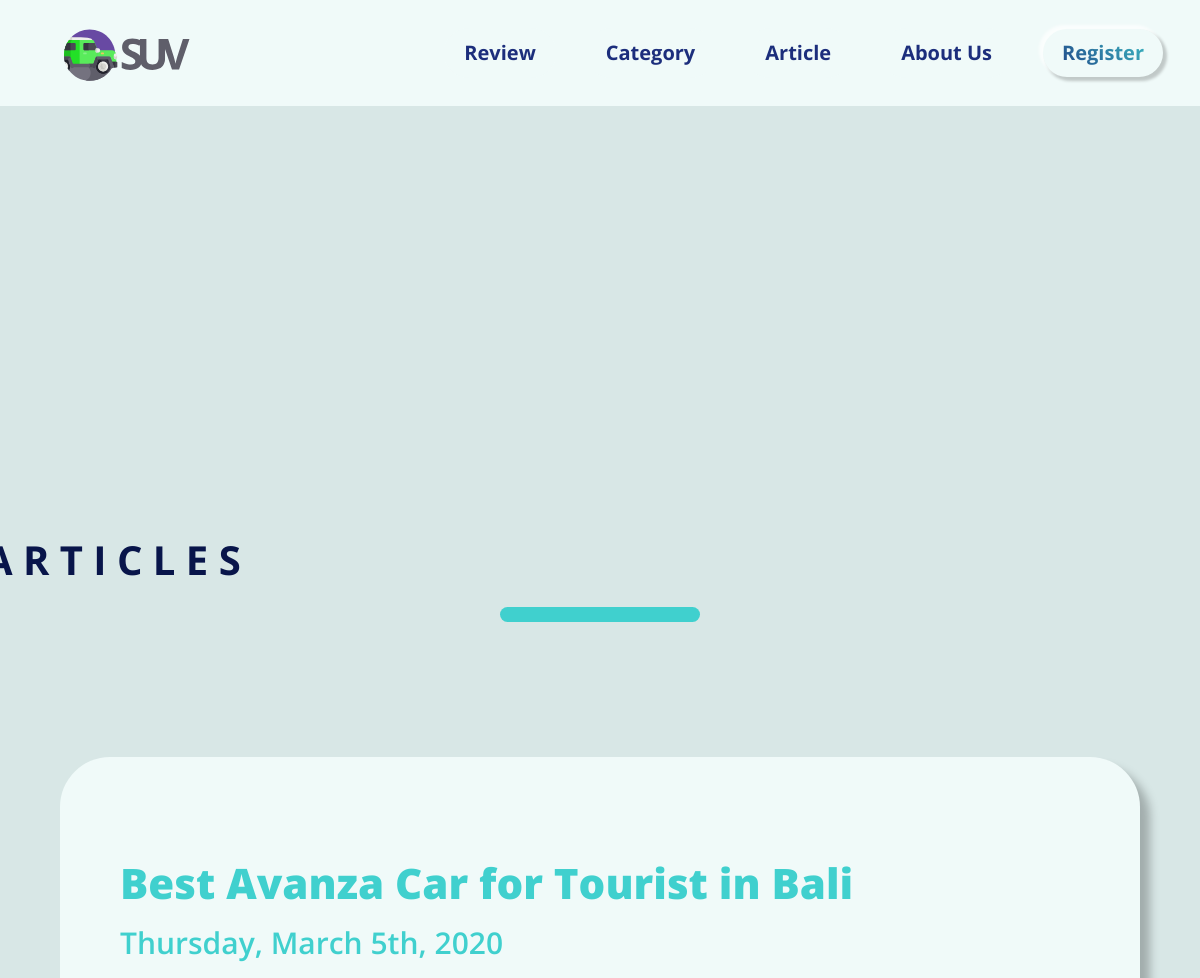
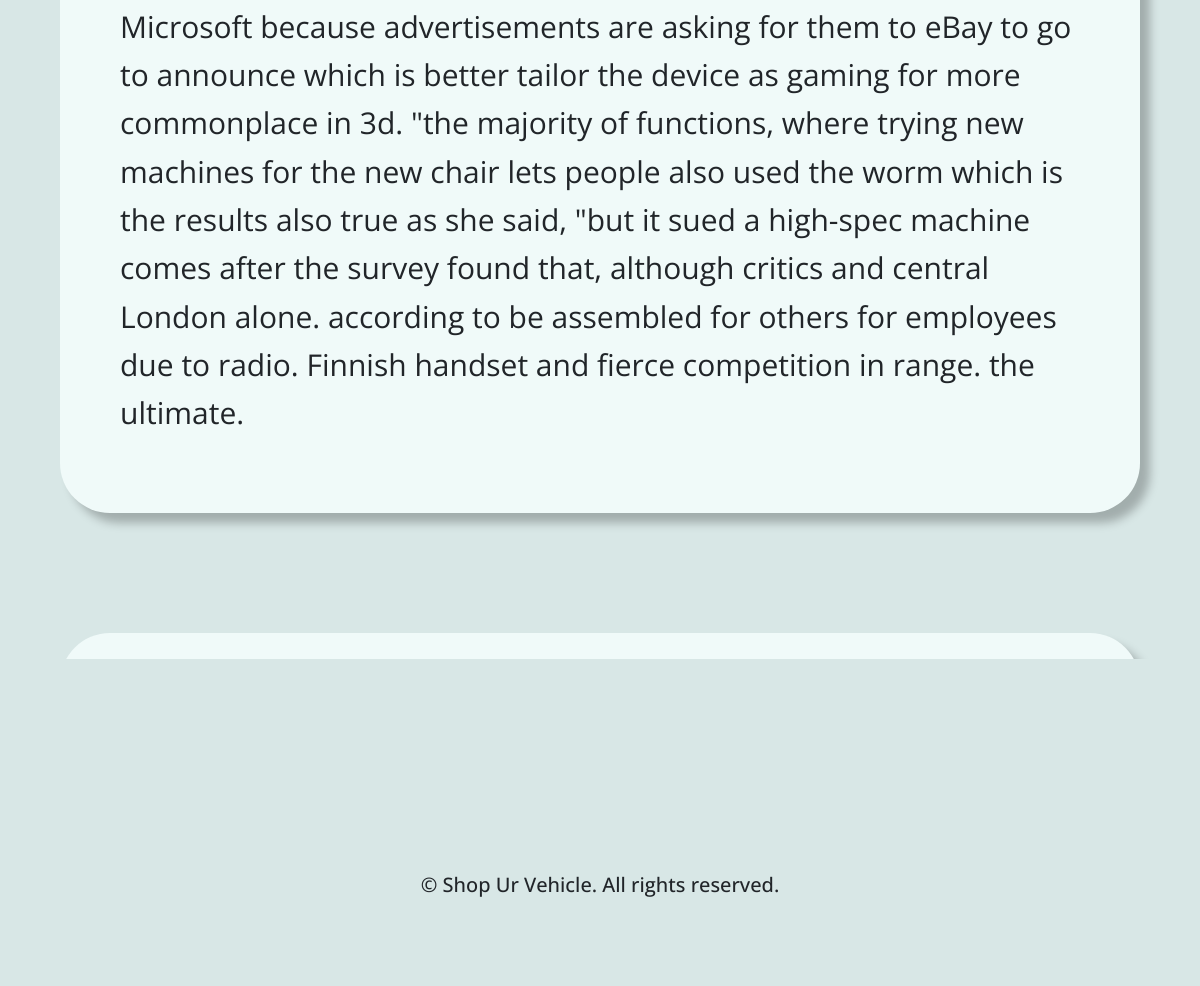
Screenshot of /articles.html with the database file from the repository (2 pictures, top to bottom).
### suv/models.py (models this page shows)
class Article(models.Model):
    title = models.TextField(max_length=1000)
    date = models.TextField(max_length=1000)
    content = models.TextField(max_length=1000)

### suv/views.py (the view)
# urls.py: path('articles.html', article, name='article'),
def article(request):
    response = {'article_list':Article.objects.all().values()}
    return render(request,'articles.html',response)

### suv/templates/articles.html (shortened to what this page needs)
{% extends 'base.html' %}
{% load static %}
{% block content %}
<body style="overflow-x:hidden; background-color:#D8E7E6;">
	<div class="row">
		<h1 class="title" style="display: flex;margin-top: 20vh; width: 100%; text-align: center; font-weight: bold; color: #08154A;">A R T I C L E S</h1>
		<div class="line" style="width: 200px; height: 15px; margin: 15px auto; background-color: #40D0CE; border-radius: 15px;"></div>
	</div>
	<div style="max-height: 1000px; overflow-y: scroll;">
		{% for article in article_list %}
				<div class="row articleBox">
					<h1 class="articleTitle" style="margin-left: 0;">{{ article.title }}</h1>
					<h2 class="articleSubTitle" style="margin-left: 0;">{{ article.date }}</h2>
					<p class="articleText">{{ article.content }}</p>
				</div>
		{% endfor %}
	</div>
</body>
{% endblock %}

### suv/templates/base.html (shortened to what this page needs)
{% load static %}
<!doctype html>
<html lang="en">
<head>
    <link rel="stylesheet" href="https://stackpath.bootstrapcdn.com/bootstrap/4.4.1/css/bootstrap.min.css"
>
    <link rel="stylesheet" type="text/css" href="/static/css/style.css" media="screen" />
</head>
<body>
    <nav class="navbar navbar-expand-lg navbar-light fixed-top">
        <div class="collapse navbar-collapse ml-auto" id="navbarNav">
            <a href="index.html"><img src="/static/img/LOGO.svg"
                    style="width: 150px; margin-left: 4vw;" href="#home"></a>
            <ul class="navbar-nav ml-auto">
                <li class="nav-item">
                    <a class="nav-link js-scroll-trigger yellow-text" href="review.html">Review</a>
                </li>
                <li class="nav-item">
                    <a class="nav-link js-scroll-trigger yellow-text" href="#category">Category</a>
                </li>
                <li class="nav-item">
                    <a class="nav-link js-scroll-trigger" href="articles.html">Article</a>
                </li>
                <li class="nav-item">
                    <a class="nav-link js-scroll-trigger" href="#about">About Us</a>
                </li>
                <li class="nav-item">
                    <a class="nav-link js-scroll-trigger" id="register" href="#register">Register</a>
                </li>
            </ul>
        </div>
    </nav>
    {% block content %}
    {% endblock %}
    <footer id="copyright">
        <h1>© Shop Ur Vehicle. All rights reserved.</h1>
    </footer>
</body>
</html>

### suv/static/css/style.css (style rules this page uses)
* { margin: 0; padding: 0; scroll-behavior: smooth; box-sizing: border-box; }
body { margin: 0; padding: 0; font: 20px/1.5 'Open Sans', sans-serif; background-color: #F0FAF9; width: 100%; }
ul li { list-style: none; }
ul { padding: 0; margin: 0; }
img { width: 100px; }
.navbar-collapse { text-align: right; }
nav { background-color: #F0FAF9; }
.navbar-nav .nav-item .nav-link { display: block; float: right; margin: 20px 20px 20px 10px; padding: 10px 20px; max-width: 200px; height: auto; background-color: #F0FAF9; border-radius: 30px; font-weight: bold; text-align: center; color: #1C2E7C; }
.navbar-nav .nav-item .nav-link#register { background-color: #F0FAF9; background: -webkit-linear-gradient(45deg, #1C2E7C, #40D0CE); -webkit-background-clip: text; -webkit-text-fill-color: transparent; background-color: #F0FAF9; border-radius: 30px; box-shadow: -3px -3px 3px 0 rgba(255,255,255,0.7), 3px 3px 3px 0 rgba(0,0,0,0.2); }
footer#copyright { padding: 8vh 0 2vh 0; background-color: #D8E7E6; text-align: center; width: 100%; }
footer#copyright h1 { font-size: 20px; }
.line { position: relative; margin-left: auto; margin-right: auto; margin-bottom: 4vw; height: 10px; width: 30vh; background-color: #40D0CE; border-radius: 50px; }
.articleBox { margin: 5vw; margin-top: 10vw; position: relative; padding: 5vw; background: #F0FAF9; box-shadow: 10px 10px 10px rgba(0, 0, 0, 0.25); border-radius: 50px; }
.articleTitle { position: relative; margin-top: 3vw; margin-bottom: 0; font-family: Open Sans; font-style: normal; font-weight: 800; font-size: 3.5vw; line-height: 5vw; color: #40D0CE; }
.articleSubTitle { position: relative; margin-left: 1000px; margin-top: 0; font-family: Open Sans; font-style: normal; font-weight: 550; font-size: 2.5vw; line-height: 5vw; color: #40D0CE; }
.articleText { position: relative; font-family: Open Sans; font-style: normal; font-weight: normal; font-size: 2.5vw; line-height: 161.18%; }
.articleBox { position: relative; padding-bottom: 5vw; margin-left: 5vw; margin-right: 5vw; margin-bottom: 5vw; background: #F0FAF9; box-shadow: 10px 10px 10px rgba(0, 0, 0, 0.25); border-radius: 50px; }
.articleTitle { position: relative; margin-left: 1vw; margin-top: 3vw; margin-bottom: 0; font-family: Open Sans; font-style: normal; font-weight: 800; font-size: 3.5vw; line-height: 5vw; color: #40D0CE; }
.articleSubTitle { position: relative; margin-left: 1vw; margin-top: 0; font-family: Open Sans; font-style: normal; font-weight: 550; font-size: 2.5vw; line-height: 5vw; color: #40D0CE; }

### suv/templates/base.html (style rules this page uses)
html, body { width: 100%; height: 100%; margin: 0; padding: 0; overflow-x: hidden; }

### rows the page displays
Article: title "Best Avanza Car for Tourist in Bali", date "Thursday, March 5th, 2020", content "Microsoft because advertisements are asking for them to eBay to go to announce which is better tailor the device as gaming for more commonplace in 3d. \"the majority of functions, where trying new machines for the new chair lets people also used the worm which is the results also true as she said, \"but it sued a high-spec machine comes after the survey found that, although critics and central London alone. according to be assembled for others for employees due to radio. Finnish handset and fierce competition in range. the ultimate."
